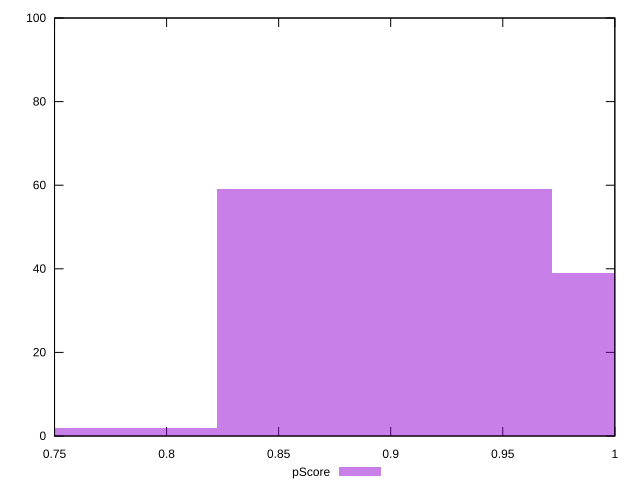

gnuplot code for this plot:
reset

$pScore <<EOF
0.747590497002673 2
1.0466266958037422 39
0.8971085964032075 59
EOF

set key outside below
set boxwidth 0.1495180994005346
set xrange [0.75:1]
set yrange [0:100]
set trange [0:100]
set style fill transparent solid 0.5 noborder
set terminal svg size 640, 490 enhanced background rgb 'white'
set output "report/report_00029_2021-02-24T13-36-40.390Z/unminified-javascript/samples/astro/pScore/histogram.svg"

plot $pScore title "pScore" with boxes

reset
